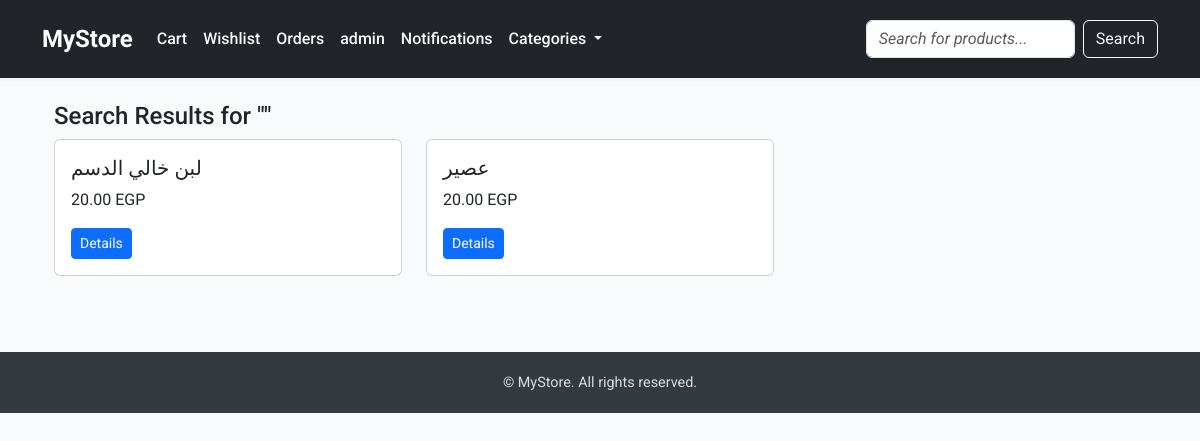
The app's page /search/ (signed in) with its own data.
### store/models.py (models this page shows, shortened)
class Product(models.Model):
    category = models.ForeignKey(Category, on_delete=models.CASCADE, related_name='products')
    name = models.CharField(max_length=100)
    description = models.TextField(blank=True)
    price = models.DecimalField(max_digits=8, decimal_places=2)
    available = models.BooleanField(default=True)
    seller = models.ForeignKey(User, on_delete=models.CASCADE, related_name='products')  # ✅

### store/views.py (the view)
# urls.py: path('search/', views.search_products, name='search_products'),
def search_products(request):
    query = request.GET.get('q', '')
    products = Product.objects.all()
    if query:
        products = products.filter(Q(name__icontains=query) | Q(description__icontains=query))
    price_min = request.GET.get('price_min')
    price_max = request.GET.get('price_max')
    color = request.GET.get('color')
    size = request.GET.get('size')
    rating = request.GET.get('rating')
    if price_min:
        products = products.filter(price__gte=price_min)
    if price_max:
        products = products.filter(price__lte=price_max)
    if color:
        products = products.filter(color__iexact=color)
    if size:
        products = products.filter(size__iexact=size)
    if rating:
        products = products.annotate(avg_rating=Avg('reviews__rating')).filter(avg_rating__gte=rating)
    return render(request, 'store/search_results.html', {
        'products': products,
        'query': query
    })

### store/context_processors.py (called while the page is built)
def categories_processor(request):
    return {'all_categories': Category.objects.all()}

### store/templates/store/search_results.html
{% extends "base.html" %}
{% block content %}
<div class="container mt-4">
  <h4>Search Results for "{{ query }}"</h4>
  {% if products %}
    <div class="row">
      {% for product in products %}
      <div class="col-md-4">
        <div class="card mb-3">
          <div class="card-body">
            <h5>{{ product.name }}</h5>
            <p>{{ product.price }} EGP</p>
            <a href="{% url 'product_detail' product.id %}" class="btn btn-sm btn-primary">Details</a>
          </div>
        </div>
      </div>
      {% endfor %}
    </div>
  {% else %}
    <p>No products found.</p>
  {% endif %}
</div>
{% endblock %}

### store/templates/base.html (shortened to what this page needs)
{% load static %}
<!DOCTYPE html>
<html lang="en">
<head>
  <link href="https://cdn.jsdelivr.net/npm/bootstrap@5.3.2/dist/css/bootstrap.min.css" rel="stylesheet">
</head>
<body>
<nav class="navbar navbar-expand-lg navbar-dark bg-dark py-3">
  <div class="container">
    <a class="navbar-brand" href="{% url 'product_list' %}">MyStore</a>
    <div class="collapse navbar-collapse" id="navbarContent">
      <ul class="navbar-nav me-auto mb-2 mb-lg-0">
        {% if user.is_authenticated %}
          <li class="nav-item"><a class="nav-link" href="{% url 'view_cart' %}">Cart</a></li>
          <li class="nav-item"><a class="nav-link" href="{% url 'wishlist' %}">Wishlist</a></li>
          <li class="nav-item"><a class="nav-link" href="{% url 'order_list' %}">Orders</a></li>
          <li class="nav-item"><a class="nav-link" href="{% url 'my_account' %}">{{ user.first_name|default:user.username }}</a></li>
        {% else %}
          <li class="nav-item"><a class="nav-link" href="{% url 'login' %}">Login</a></li>
        {% endif %}
        {% if user.is_authenticated %}
          <li class="nav-item">
            <a class="nav-link" href="{% url 'notifications' %}">
              Notifications
            </a>
          </li>
        {% endif %}
        <li class="nav-item dropdown">
          <a class="nav-link dropdown-toggle" href="#" id="categoryDropdown" role="button" data-bs-toggle="dropdown">
            Categories
          </a>
        </li>
      </ul>
      <form method="get" action="{% url 'search_products' %}" class="d-flex">
        <input class="form-control me-2" type="search" name="q" placeholder="Search for products...">
        <button class="btn btn-outline-light" type="submit">Search</button>
      </form>
    </div>
  </div>
</nav>
<div class="container mt-4">
  {% block content %}{% endblock %}
</div>
<footer>
  <div class="container text-center">
    <p>&copy; {{ now.year }} MyStore. All rights reserved.</p>
  </div>
</footer>
</body>
</html>

### store/templates/base.html (style rules this page uses)
body { font-family: 'Roboto', sans-serif; background-color: #f9fafb; }
.navbar { box-shadow: 0 2px 4px rgba(0,0,0,0.05); }
.navbar-brand { font-weight: 700; font-size: 1.5rem; }
.nav-link { font-weight: 500; color: #f8f9fa !important; }
footer { background-color: #343a40; color: #ddd; padding: 20px 0; margin-top: 60px; }
footer p { margin: 0; font-size: 0.9rem; }
.form-control::placeholder { font-style: italic; }

### records on screen
Product: name "لبن خالي الدسم", price "20.00"
Product: name "عصير", price "20.00"

### other values on screen
{{ user.first_name|default:user.username }} "admin"
